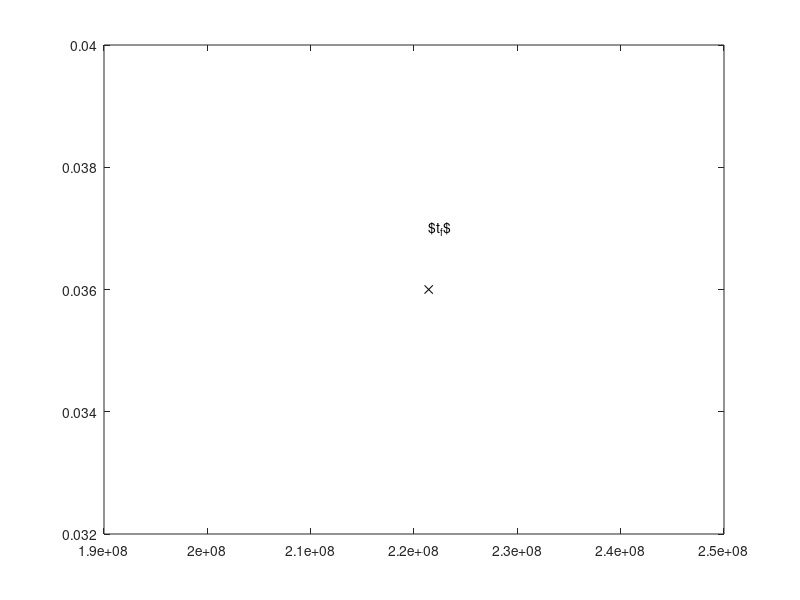

This chart was generated by the following MATLAB code: (Note: this script raises an error after producing the figure.)
start_tic = tic;
close all

C = 1.82e-13;
m = 2.6465;
mm = 1e-3;

s = [70 65];
a0 = 2 * mm;
ac = 36 * mm;

ns = numel(s);
a = cell(ns,1);
N = cell(ns,1);
for i = 1:ns
    tC = C * (s(i)*sqrt(pi))^m;
    a2N = @(a) 2*(a(1)^(1-m/2) - a.^(1-m/2))/tC/(m-2);

    ta = (a0^(1-m/2) - tC*(m-2)*logspace(0,8)/2).^(2/(2-m));
    ta = sort([ta linspace(a0, ac, 50)]);
    ta(ta>ac) = [];
    
    a{i} = ta;
    N{i} = a2N(ta);
end

itvl = N{2}(end)/4.3;
T = itvl*[1 2 3 4 4.6];

line = ["k--", "k"];
hl = zeros(1,2);
for i = 1:ns
    hl(i) = plot(N{i}, a{i}, line(i));
    plot(N{i}(end), a{i}(end), 'kx');
    h = text(N{i}(end), a{i}(end)+1*mm, '$t_f$');
    h.VerticalAlignment = 'bottom';
    
    a1 = interp1(N{i}, a{i}, T);
    a1(a1 == ac) = nan;
    poda(a1);
    h = plot(T, a1, 'ko');
    h.MarkerSize = 6;
    
    h = text(T(3)+3e6, a1(3)+0.1*mm, '$a_3$');
    h.VerticalAlignment = 'top';
    h.HorizontalAlignment = 'left';
end

h = text(T(1)+4e6, a1(1)+1*mm, '$a_1$');
h.VerticalAlignment = 'bottom';
h.HorizontalAlignment = 'left';

h = text(T(2)+7e6, a1(2)+1.2*mm, '$a_2$');
h.VerticalAlignment = 'top';
h.HorizontalAlignment = 'left';

h = text(T(4)+4e6, a1(4), '$a_4$');
h.VerticalAlignment = 'top';
h.HorizontalAlignment = 'left';

ylim([2 36] * mm)
plotx(T, 'k:')

h = gca;
ylim([2 42] * mm)
xlim([1 1.1*T(end)]);
ploty(ac, 'k:');

h.YTick = [2*mm ac];
h.YTickLabel = {"$a_0$", "$a_c$"};
h.XTick = T;
h.XTickLabel = {"$t_1$", "$t_2$", "$t_3$", "$t_4$", "$t$"};

dblarrow(gca, T([1 2]), [20 20]*mm);
h = text(mean(T(1:2)), 20*mm, '$T$');
h.VerticalAlignment = 'bottom';

legend(hl, {'$t_f\in(t_3,t_4]$', '$t_f\in(t_4,t]$'}, 'Location','NW');

grid off

%%
fprintf('%s elapsed: %f s\n', mfilename, toc(start_tic));

figure(1);
if strncmpi(mfilename, 'plot_', 5)
    pname = mfilename;  % mfilename(6:end) wont work.
    print(pname(6:end), '-depsc');
else
    set(1, 'windowstyle', 'docked')
end
